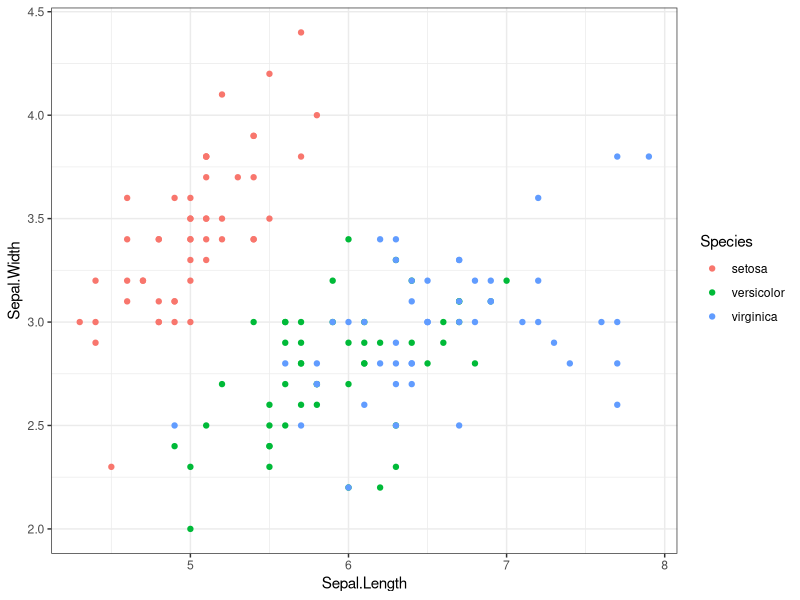
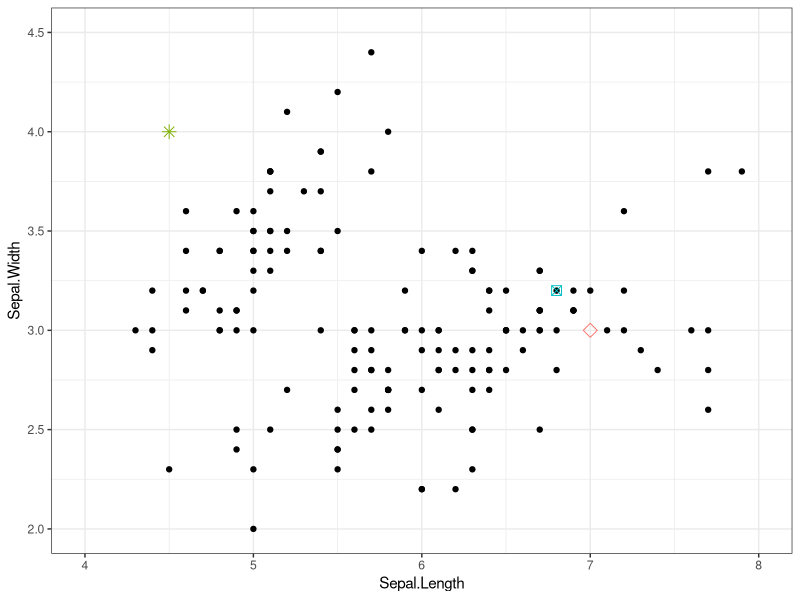

These charts were generated, in order, by the following R code:
library(tidyverse)

iris_data<-iris

iris_data$t_color='red'
iris_data$t_color[which(iris_data$Species=='setosa')]<-'green'
iris_data$t_color[which(iris_data$Species=='virginica')]<-'blue'

iris_data %>%
  ggplot() +
  aes(x=Sepal.Length, y= Sepal.Width, color=Species) +
  geom_point() +
  theme_bw()

k1<-c(7,3)
k2<-c(4.5,4)
k3<-c(6.8,3.2)


initial <- iris_data %>%
  ggplot() +
  aes(x=Sepal.Length, y= Sepal.Width) +
  geom_point() +
  annotate(geom = "point", x = k1[1], y = k1[2], shape = 5, size = 3, color = "#F8766D") +
  annotate(geom = "point", x = k2[1], y = k2[2], shape = 8, size = 3, color = "#7CAE00") +
  annotate(geom = "point", x = k3[1], y = k3[2], shape = 7, size = 3, color = "#00BFC4") +
  theme_bw() +
  scale_x_continuous(limits=c(4,8)) +
  scale_y_continuous(limits=c(2,4.5)) +
  theme(legend.position = "none") 
  

number_of_steps<-10
n<-1

distance <- list()
plots <- list()


iris_data$clust_1 <- NULL
iris_data$clust_2 <- NULL
iris_data$clust_3 <- NULL

for(n in 1:number_of_steps){
  iris_data$distance_to_clust1 <- sqrt((iris_data$Sepal.Length-k1[1])^2+(iris_data$Sepal.Width-k1[2])^2)
  iris_data$distance_to_clust2 <- sqrt((iris_data$Sepal.Length-k2[1])^2+(iris_data$Sepal.Width-k2[2])^2)
  iris_data$distance_to_clust3 <- sqrt((iris_data$Sepal.Length-k3[1])^2+(iris_data$Sepal.Width-k3[2])^2)
  
  iris_data$clust_1 <- 1*(iris_data$distance_to_clust1 <= iris_data$distance_to_clust2 & 
                          iris_data$distance_to_clust1 <= iris_data$distance_to_clust3)
  
  iris_data$clust_2 <- 1*(iris_data$distance_to_clust1 > iris_data$distance_to_clust2 & 
                          iris_data$distance_to_clust3 > iris_data$distance_to_clust2)
  
  iris_data$clust_3 <- 1*(iris_data$distance_to_clust3 < iris_data$distance_to_clust1 & 
                          iris_data$distance_to_clust3 < iris_data$distance_to_clust2)
  
  
  test <- iris_data %>%
    mutate(cluster = case_when(clust_1 == 1 ~ "C1",
                               clust_2 == 1 ~ "C3",
                               clust_3 == 1 ~ "C4"))
  
  plot_dist <- iris_data %>%
    mutate(cluster = case_when(clust_1 == 1 ~ "C1",
                               clust_2 == 1 ~ "C3",
                               clust_3 == 1 ~ "C4")) %>%
    ggplot() +
    aes(x=Sepal.Length, y= Sepal.Width, color = cluster) +
    geom_point() +
    annotate(geom = "point", x = k1[1], y = k1[2], shape = 5, size = 3, color = "#F8766D") +
    annotate(geom = "point", x = k2[1], y = k2[2], shape = 8, size = 3, color = "#7CAE00") +
    annotate(geom = "point", x = k3[1], y = k3[2], shape = 7, size = 3, color = "#00BFC4") +
    theme_bw() +
    scale_x_continuous(limits=c(4,8)) +
    scale_y_continuous(limits=c(2,4.5)) +
    theme(legend.position = "none") 
  
  distance[[n]] <- plot_dist
  
  
  k1[1]<-mean(iris_data$Sepal.Length[which(iris_data$clust_1==1)])
  k1[2]<-mean(iris_data$Sepal.Width[which(iris_data$clust_1==1)])
  k2[1]<-mean(iris_data$Sepal.Length[which(iris_data$clust_2==1)])
  k2[2]<-mean(iris_data$Sepal.Width[which(iris_data$clust_2==1)])
  k3[1]<-mean(iris_data$Sepal.Length[which(iris_data$clust_3==1)])
  k3[2]<-mean(iris_data$Sepal.Width[which(iris_data$clust_3==1)])
 
  
  plot <- iris_data %>%
    mutate(cluster = case_when(clust_1 == 1 ~ "C1",
                               clust_2 == 1 ~ "C2",
                               clust_3 == 1 ~ "C3")) %>%
    ggplot() +
    aes(x=Sepal.Length, y= Sepal.Width, color = cluster) +
    geom_point() +
    annotate(geom = "point", x = k1[1], y = k1[2], shape = 5, size = 3, color = "#F8766D") +
    annotate(geom = "point", x = k2[1], y = k2[2], shape = 8, size = 3, color = "#7CAE00") +
    annotate(geom = "point", x = k3[1], y = k3[2], shape = 7, size = 3, color = "#00BFC4") +

    theme_bw() +
    scale_x_continuous(limits=c(4,8)) +
    scale_y_continuous(limits=c(2,4.5)) +
    theme(legend.position = "none") 
  
  plots[[n]] <- plot
    
}

print(initial)
